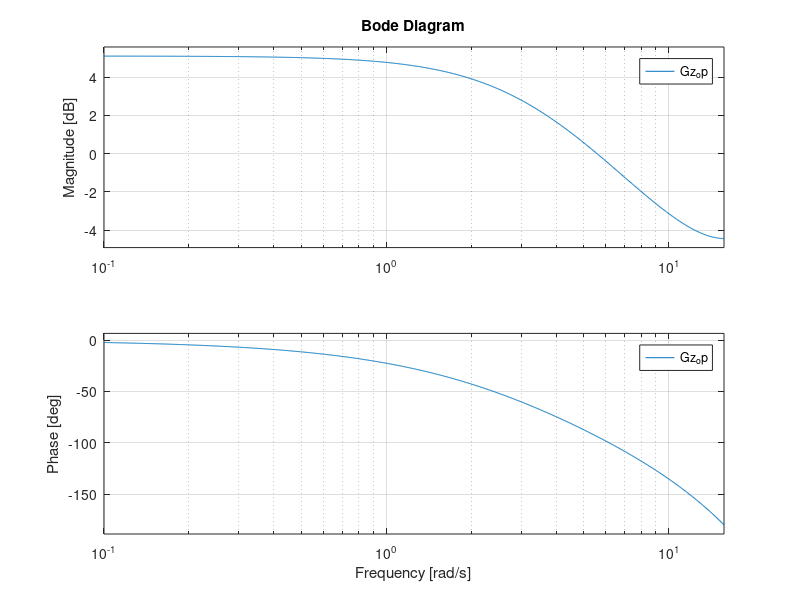
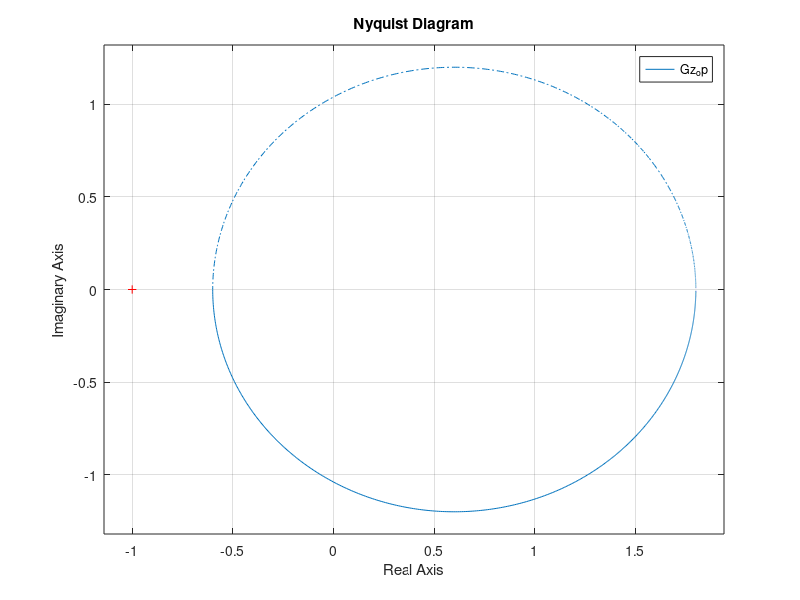

Here is the MATLAB script that generated these plots, in order:
clc;
clear all;
close all;

num = [0.9];
den = [1 -0.5];
h = 0.2;


H = tf(num,den,h);

Gz_op = H;

figure
bode(Gz_op)

figure
nyquist(Gz_op)
